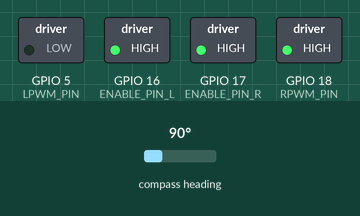
Recording of a sketch running on a simulated ESP32. On the bench: switched loads named in the sketch (green lamp = pin HIGH). The test bench sets the inputs (shaded band); at power-on: compass heading 90°. What the sketch prints to the serial monitor is not drawn.

Above: at 1.0 s.
At 3.0 s:
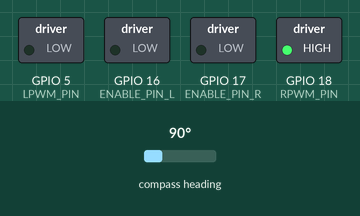
Timing chart, 0 to 4.6 s (numbered marks = the images above):
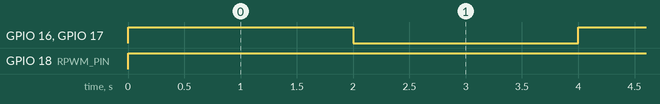

The sketch:

ESP32_AS5600_DC_Motor_IBT-2_strongPID.ino
```cpp
/*run a DC motor with IBT-2 driver and control loop with AS5600 hall encoder*/


#include "AS5600.h"
#include "Wire.h"

AS5600 as5600;
#define SDA_PIN 19
#define SCL_PIN 23

double nbRot;               //current number of full rotations
double targetRot, targetRot2;
int rawValue, prevRawValue ;
int factor = 0;

/*
  IBT-2 Motor Control Board driven by Arduino.
  Connection to the IBT-2 board:
  IBT-2 pins  7 (VCC) to ESP32 3.3V
  IBT-2 pin 8 (GND) to GND
  IBT-2 pins 5 (R_IS) and 6 (L_IS) not connected
*/
#define RPWM_PIN  18  // PWM output pin ; connect to IBT-2 pin 1 (RPWM)
#define LPWM_PIN  5   // PWM output pin ; connect to IBT-2 pin 2 (LPWM)
#define ENABLE_PIN_R 17 // IBT-2 Enable pins R ; connect to IBT-2 pin 3 (LPWM)
#define ENABLE_PIN_L 16 // IBT-2 Enable pins L ; connect to IBT-2 pin 4 (LPWM)

boolean CW = true;
int pwmSpeed ;    //PWM duty cycle to command the DC motor speed
long timeOut;     //used to change setpoint every 30s


//PID
#include <PID_v1.h>   //https://github.com/br3ttb/Arduino-PID-Library
double setpoint, input, output; //used by PID lib
//setpoint= nb Rotation of the motor shaft,
//input = current rotation,
//output is pwmSpeed of the motor

//Specify the links and initial tuning parameters
double Kp = 60., Ki = 1.2, Kd = 0.;                         //will be modified into the loop
PID myPID(&input, &output, &setpoint, Kp, Ki, Kd, DIRECT);  //declare the PID
#define DEADBAND 400          //if pwm < DEADBAND, it stalls
#define INERTIA  1155./4096. //inertia of motor when stopping (PID over shoot on sensor position)

void setup()
{
  Serial.begin(115200);

  //AS5600
  Wire.begin(SDA_PIN, SCL_PIN);
  //  as5600.begin(4);                          //  set direction pin. ==> not used
  //  as5600.setDirection(AS5600_CLOCK_WISE);   // ==> not used, default is Clock Wise
  int b = as5600.isConnected();
  Serial.print("AS5600 is connected: ");
  Serial.println(b);
  rawValue = as5600.readAngle();
  prevRawValue = rawValue;
  Serial.print("rawValue " );
  Serial.print("\t");
  Serial.println(rawValue );

  //IBT-2 DC motor driver
  pinMode(RPWM_PIN, OUTPUT);
  pinMode(LPWM_PIN, OUTPUT);
  pinMode(ENABLE_PIN_L, OUTPUT);
  pinMode(ENABLE_PIN_R, OUTPUT);

  timeOut = millis();    //used to change setpoint every 30s
  pwmSpeed = 0;           //motor stopped at startup (range -2047 to 2047)

  ledcAttachPin(RPWM_PIN, 0); // assign PWM pins to channels
  ledcAttachPin(LPWM_PIN, 1); // assign PWM pins to channels
  // Initialize channels : ledcSetup(uint8_t channel, uint32_t freq, uint8_t resolution_bits);
  ledcSetup(0, 24000, 11); // 24 kHz PWM, 11-bit resolution (range 0-2047)
  ledcSetup(1, 24000, 11);
  digitalWrite(ENABLE_PIN_L, HIGH); //enable the half bridges
  digitalWrite(ENABLE_PIN_R, HIGH);
  nbRot =  -150 ;                 //initialize nbRot to what you want
  targetRot2 = getMotorPos();     //initialize where we exactly are (nbRot + decimal part)
  targetRot = 150.0 ;             //initialize the target number of rotations of the motor shaft (0 at startup)
   Serial.print("current position " );
  Serial.print("\t");
  Serial.println(targetRot2 );

  //turn the PID on
  setpoint =  targetRot - INERTIA; //setpoint is this target number corrected of the INERTIA bias
  myPID.SetMode(AUTOMATIC);
  myPID.SetOutputLimits(-2047, 2047); //output of the PID is the pwm value. coded on 11 bits and forward/reverse
  myPID.SetSampleTime(1);             //compute the PID every 1ms
}


void loop()
{
  //AS5600

  //Serial.println(as5600.rawAngle() * AS5600_RAW_TO_DEGREES);
  //Serial.println((as5600.getAngularSpeed(AS5600_MODE_DEGREES) * 60. / 360.)); //should give rpm
  rawValue = as5600.readAngle();
  if ((rawValue - prevRawValue) < -999)//apply hysteresis to detect each full rotation (4095 <--> 0)
  {
    nbRot++ ;
    CW = true;
  }
  if ((rawValue - prevRawValue) > 999)
  {
    nbRot-- ;
    CW = false;
  }

  if (abs(prevRawValue - rawValue) > 10) timeOut = millis();        //rearm timeout if motor is running

  //  if (prevRawValue != rawValue)
  //  {
  //    Serial.print(rawValue );
  //    Serial.print("\t");
  //    Serial.print(setpoint );
  //    Serial.print("\t");
  //    Serial.print(input );
  //    Serial.print("\t\t");
  //    Serial.println(pwmSpeed);
  //  }

  prevRawValue = rawValue; //save the rawValue for next iteration

  //PID stuff
  input = getMotorPos();

  Kp = 6000;                     // start with an almost fully proportionnal PID
  Ki = 20.;
  Kd = 100. ;

  myPID.SetTunings(Kp, Ki, Kd);
  myPID.Compute();


  //DC motor driver
  pwmSpeed = output;  //use output of the PID to drive the motor
  runMotor();         //will apply direction and pwm value to the driver

  if (millis() - timeOut > 2000)      //stop the motor then change setpoint every 6s
  {
    //Serial.print("motor driver stopped ");
    digitalWrite(ENABLE_PIN_L, LOW);  //disable the half bridges ==> motor fully stopped
    digitalWrite(ENABLE_PIN_R, LOW);
    if (millis() - timeOut > 4000)   //restart 3s later
    {
      Serial.print("setpoint, input, sensor ");  //print setpoint and current position reached
      Serial.print("\t");
      Serial.print(setpoint );
      Serial.print("\t");
      Serial.print(input);
      Serial.print("\t");
      Serial.println(rawValue);
      factor++;                 //just to add some rabdom factor to next position
      factor = factor % 3;
      if (setpoint < 0) setpoint = abs(setpoint) * (factor + 1);
      else setpoint =  -(abs(targetRot2) - INERTIA); //setpoint is this target number corrected of the INERTIA bias
      //setpoint = -setpoint;             //change the setpoint
      timeOut = millis();
      digitalWrite(ENABLE_PIN_L, HIGH); //enable the half bridges
      digitalWrite(ENABLE_PIN_R, HIGH);
    }
  }
}
double getMotorPos(void)  //return the current position nRot + decimal part(rawValue)
{
  double fract = double(rawValue) / 4096.;       //compute the decimal part of nbRot using the rawValue of the AS5600
  double fractRot;
  if (nbRot >= 0) fractRot = nbRot + fract;//easy when CW
  else fractRot = -( -nbRot + 1. - fract); //more tricky if CCW
  return fractRot;
}

void runMotor(void)
{
  if (pwmSpeed > 0)
  {
    ledcWrite(0, pwmSpeed);
    ledcWrite(1, 0);
  }
  else
  {
    ledcWrite(0, 0);
    ledcWrite(1, -pwmSpeed);
  }
}
```

Measured:
- by itself, GPIO 16 (ENABLE_PIN_L), GPIO 17 (ENABLE_PIN_R): alternates HIGH for 2.0 s and LOW for 2.0 s
- by itself, GPIO 18 (RPWM_PIN): LOW → HIGH at 0.00 s
